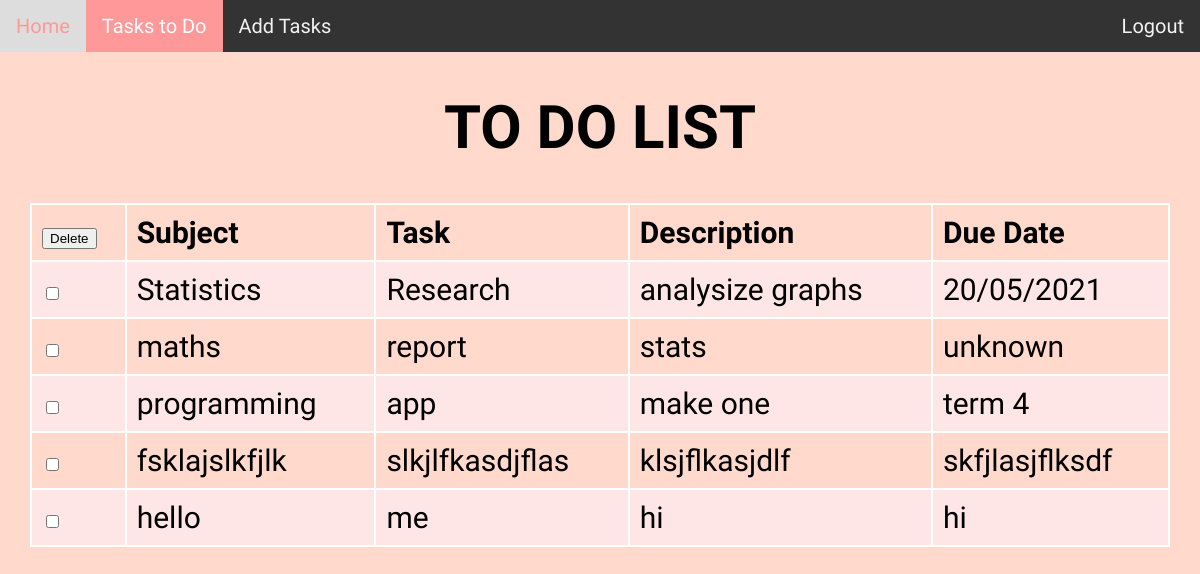
Before: /Task_List (signed in) with the older database file.
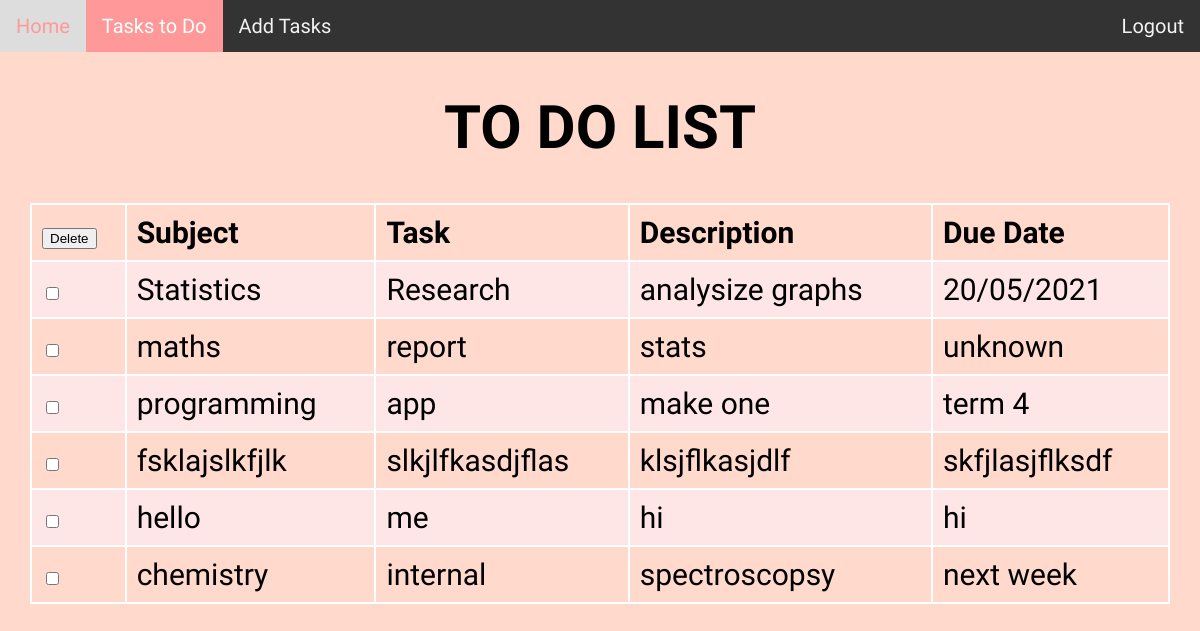
After: the same page with the newer database file.
### tables this page shows
CREATE TABLE To_Do_List (id INTEGER PRIMARY KEY, class_id REFERENCES Class (id), task_id REFERENCES Task_List (id), description TEXT, due_date TEXT, user_id INTEGER REFERENCES User (id));

CREATE TABLE Class (id INTEGER PRIMARY KEY, class TEXT);

CREATE TABLE Task_List (id INTEGER PRIMARY KEY, task TEXT);

### tasks.py (the view)
@app.route("/Task_List")
@login_required
def contents():
    cursor = sqlite3.connect(DATABASE).cursor()
    sql = """
    SELECT To_Do_List.id, Class.class, Task_List.task, To_Do_List.description, To_Do_List.due_date FROM To_Do_List
    JOIN Task_List ON To_Do_List.task_id = Task_List.id
    JOIN Class ON To_Do_List.class_id = Class.id WHERE To_Do_List.user_id = ?"""
    cursor.execute(sql, (current_user.id, ))
    results = cursor.fetchall()
    return render_template("task_list.html", results=results)

### tasks.py (called while the page is built)
def get_db():
    db = getattr(g, "_database", None)
    if db is None:
        db = g.database = sqlite3.connect(DATABASE)
    return db

@login_manager.user_loader
def load_user(user_id):
    db = get_db()
    user = db.execute('SELECT id, username, password FROM User WHERE id = ?', (user_id, )).fetchone()
    if user:
        return User(user[0], user[1], user[2])

@app.teardown_appcontext
def close_connection(exception):
    db = getattr(g, "_database", None)
    if db is not None:
        db.close()

### templates/task_list.html
{% extends "layout.html" %}
{% block body %}
<h1>TO DO LIST</h1>
<form action="/delete" method="POST">
<table class="center">
    <tr>
        <th><button type="submit">Delete</button></th>
        <th>Subject</th>
        <th>Task</th>
        <th>Description</th>
        <th>Due Date</th>
    </tr>
    {% for i in results %}
    <tr>
        <td><input type="checkbox" name="delete" value="{{ i[0] }}"></td>
        <td>{{ i[1] }}</td>
        <td>{{ i[2] }}</td>
        <td>{{ i[3] }}</td>
        <td>{{ i[4] }}</td>
    </tr>
    {% endfor %}
</table>
</form>
{% endblock %}

### templates/layout.html (shortened to what this page needs)
{% macro nav_link(url, text, class="") %}
<a class="{% if request.url_rule|string==url %}active {% endif %}{{ class }}" href='{{ url }}'>
    {{ text }}
</a>
{% endmacro %}
<!DOCTYPE html>
<html lang="en">
<head>
    <link rel="stylesheet" href="{{url_for('static',filename='style.css')}}">
</head>
<body>
    <div class="topnav">
        {% if current_user.is_authenticated %}
        {{ nav_link(url_for("home"), "Home") }}
        {{ nav_link(url_for("contents"), "Tasks to Do") }}
        {{ nav_link(url_for("add"), "Add Tasks") }}
            <div class="topnav-right">
                {{ nav_link(url_for("logout"), "Logout") }}
            </div>
        {% else %}
            <div class="topnav-right">
                {{ nav_link(url_for("login"), "Login") }}
            </div>
        {% endif %}
    </div>
    {% block body %}{% endblock %}
</body>
</html>

### static/style.css (style rules this page uses)
.topnav { overflow: hidden; background-color: #333; }
.topnav a { float: left; color: #f2f2f2; text-align: center; padding: 14px 16px; text-decoration: none; font-size: 20px; }
.topnav a.active { background-color: #ff9999; color: white; }
.topnav-right { float: right; }
table { font-family: 'Nanum Pen Script'; border-collapse: collapse; width: 95%; margin-bottom: 30px; }
.center { margin-left: auto; margin-right: auto; }
td, th { border: 2px solid #ffffff; text-align: left; padding: 10px; }
tr:nth-child(even) { background-color: #ffe6e6; }
body { background-color: #ffd9cc; }
body { margin: 0; font-family: 'Nanum Pen Script'; font-size: 30px; }
h1 { font-family: 'Fascinate Inline';font-size: 22px; font-size: 60px; text-align: center; }
form { text-align: center; }

Changed rows visible on the page:
added To_Do_List: class "chemistry", task "internal", description "spectroscopsy", due_date "next week"
